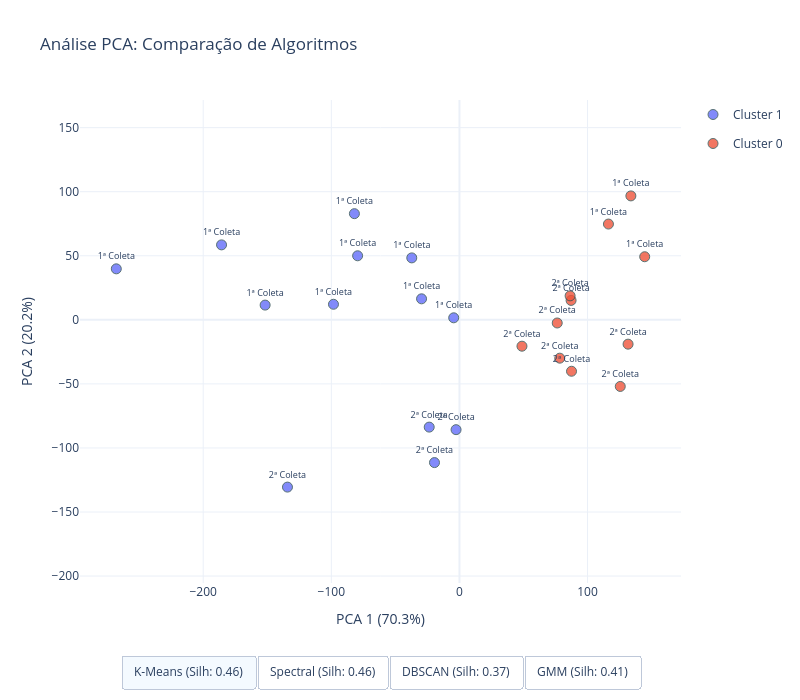

The cell this chart's notebook holds for it:
### Markdown cell above
### [Clustering]

### Code cell
import pandas as pd
import plotly.express as px
import plotly.graph_objects as go
from sklearn.decomposition import PCA
from sklearn.cluster import KMeans, SpectralClustering, DBSCAN
from sklearn.mixture import GaussianMixture
from sklearn.metrics import silhouette_score, adjusted_rand_score

freq_max = 'Todas'
cols_metadados = ['Dia_coleta', 'Abelha', 'IDX_produtor', 'Rodada_coleta']
all_freqs      = [col for col in df.columns if col not in cols_metadados]

if freq_max == 'Todas':
    freq_selected = all_freqs
    file_name = "Todas"
else:
    freq_selected = [
        col for col in all_freqs 
        if freq_min <= float(col) <= freq_max
    ]
    file_name = f"{freq_max}_{freq_min}"

filtered = df[freq_selected].values

redutor = PCA(n_components=2, random_state=42)
data    = redutor.fit_transform(filtered)

n_clusters = 2

kmeans = KMeans(n_clusters=n_clusters, random_state=0, n_init="auto").fit(data)

spectral = SpectralClustering(
    n_clusters=n_clusters, 
    random_state=42, 
    assign_labels='kmeans',
    affinity='nearest_neighbors'
).fit(data)

dbscan = DBSCAN(eps=100, min_samples=5).fit(data) 

gmm = GaussianMixture(n_components=n_clusters, random_state=42).fit(data)
labels_gmm = gmm.predict(data)

sil_km = silhouette_score(data, kmeans.labels_)
sil_sp = silhouette_score(data, spectral.labels_)
sil_gm = silhouette_score(data, labels_gmm)

if len(set(dbscan.labels_)) > 1:
    sil_db = silhouette_score(data, dbscan.labels_)
    db_label = f"DBSCAN (Silh: {sil_db:.2f})"
else:
    db_label = "DBSCAN (Silh: N/A)"

ari_km_prod = adjusted_rand_score(df['IDX_produtor'], kmeans.labels_)
ari_sp_prod = adjusted_rand_score(df['IDX_produtor'], spectral.labels_)
ari_db_prod = adjusted_rand_score(df['IDX_produtor'], dbscan.labels_)
ari_gm_prod = adjusted_rand_score(df['IDX_produtor'], labels_gmm)

ari_km_rod = adjusted_rand_score(df['Rodada_coleta'], kmeans.labels_)
ari_sp_rod = adjusted_rand_score(df['Rodada_coleta'], spectral.labels_)
ari_db_rod = adjusted_rand_score(df['Rodada_coleta'], dbscan.labels_)
ari_gm_rod = adjusted_rand_score(df['Rodada_coleta'], labels_gmm)

ari_km_abelha = adjusted_rand_score(df['Abelha'], kmeans.labels_)
ari_sp_abelha = adjusted_rand_score(df['Abelha'], spectral.labels_)
ari_db_abelha = adjusted_rand_score(df['Abelha'], dbscan.labels_)
ari_gm_abelha = adjusted_rand_score(df['Abelha'], labels_gmm)

print("\n--- Validação Externa: Clusters vs Metadados (Adjusted Rand Index) ---")
print("O ARI varia de -1 a 1. Valores próximos a 1 indicam forte concordância.")
print("Valores próximos a 0 indicam que os clusters foram formados aleatoriamente em relação à variável.\n")

df_ari = pd.DataFrame({
    'Algoritmo': ['KMeans', 'Spectral', 'DBSCAN', 'GMM'],
    'ARI vs Produtor': [ari_km_prod, ari_sp_prod, ari_db_prod, ari_gm_prod],
    'ARI vs Rodada': [ari_km_rod, ari_sp_rod, ari_db_rod, ari_gm_rod],
    'ARI vs Abelha': [ari_km_abelha, ari_sp_abelha, ari_db_abelha, ari_gm_abelha]
})
print(df_ari.round(4).to_markdown(index=False))
print("\n" + "-"*65 + "\n")

df_2D = pd.DataFrame(data=data, columns=['PCA 1', 'PCA 2'])

df_2D['IDX_produtor']  = ('Produtor ' + df['IDX_produtor'].astype(str)).values
df_2D['Rodada_coleta'] = (df['Rodada_coleta'].astype(str) + 'ª Coleta').values
df_2D['Abelha']        = df['Abelha'].values

df_2D['KMeans']   = [f'Cluster {i}' for i in kmeans.labels_]
df_2D['Spectral'] = [f'Cluster {i}' for i in spectral.labels_]
df_2D['DBSCAN']   = [f'Cluster {i}' if i != -1 else 'Ruído' for i in dbscan.labels_]
df_2D['GMM']      = [f'Cluster {i}' for i in labels_gmm]

hover_config = {'PCA 1': False, 'PCA 2': False, 'IDX_produtor': True}

fig_kmeans = px.scatter(df_2D, x='PCA 1', y='PCA 2', color='KMeans', text='Rodada_coleta', hover_name='Abelha', hover_data=hover_config)
fig_spectral = px.scatter(df_2D, x='PCA 1', y='PCA 2', color='Spectral', text='Rodada_coleta', hover_name='Abelha', hover_data=hover_config)
fig_dbscan = px.scatter(df_2D, x='PCA 1', y='PCA 2', color='DBSCAN', text='Rodada_coleta', hover_name='Abelha', hover_data=hover_config)
fig_gmm = px.scatter(df_2D, x='PCA 1', y='PCA 2', color='GMM', text='Rodada_coleta', hover_name='Abelha', hover_data=hover_config)

fig = go.Figure()

for trace in fig_kmeans.data:
    fig.add_trace(trace)

for trace in fig_spectral.data:
    trace.visible = False
    fig.add_trace(trace)

for trace in fig_dbscan.data:
    trace.visible = False
    fig.add_trace(trace)

for trace in fig_gmm.data:
    trace.visible = False
    fig.add_trace(trace)

n_km = len(fig_kmeans.data)
n_sp = len(fig_spectral.data)
n_db = len(fig_dbscan.data)
n_gm = len(fig_gmm.data)

show_km = [True]  * n_km + [False] * n_sp + [False] * n_db + [False] * n_gm
show_sp = [False] * n_km + [True]  * n_sp + [False] * n_db + [False] * n_gm
show_db = [False] * n_km + [False] * n_sp + [True]  * n_db + [False] * n_gm
show_gm = [False] * n_km + [False] * n_sp + [False] * n_db + [True]  * n_gm

my_buttons = [
    dict(label=f"K-Means (Silh: {sil_km:.2f})", method="update", args=[{"visible": show_km}]),
    dict(label=f"Spectral (Silh: {sil_sp:.2f})", method="update", args=[{"visible": show_sp}]),
    dict(label=db_label, method="update", args=[{"visible": show_db}]),
    dict(label=f"GMM (Silh: {sil_gm:.2f})", method="update", args=[{"visible": show_gm}])
]

fig.update_layout(
    title=f'Análise PCA: Comparação de Algoritmos',
    template='plotly_white',
    width=800, 
    height=700,
    xaxis_title=f'PCA 1 ({redutor.explained_variance_ratio_[0]*100:.1f}%)',
    yaxis_title=f'PCA 2 ({redutor.explained_variance_ratio_[1]*100:.1f}%)',
    yaxis=dict(scaleanchor="x", scaleratio=1),
    updatemenus=[
        dict(
            type="buttons",
            direction="right",
            x=0.5,
            y=-0.15,
            xanchor="center",
            yanchor="top",
            showactive=True,
            buttons=my_buttons 
        )
    ]
)

fig.update_traces(
    textposition='top center',
    textfont_size=9, 
    marker=dict(size=10, opacity=0.8, line=dict(width=1, color='DarkSlateGrey'))
)

fig.show()

### Figure 1 — Plotly figure (JSON) as saved in the notebook; plotly's stock layout.template omitted (floating-point values rounded to 4 significant figures)
{"data": [{"customdata": [["Produtor 1"], ["Produtor 2"], ["Produtor 3"], ["Produtor 4"], ["Produtor 5"], ["Produtor 6"], ["Produtor 6"], ["Produtor 3"], ["Produtor 4"], ["Produtor 5"], ["Produtor 3"], ["Produtor 5"], ["Produtor 6"]], "hovertemplate": "<b>%{hovertext}</b><br><br>KMeans=Cluster 1<br>Rodada_coleta=%{text}<br>IDX_produtor=%{customdata[0]}<extra></extra>", "hovertext": ["Jataí", "Jataí", "Jataí", "Jataí", "Jataí", "Jataí", "Jataí", "Mandaçaia", "Mandaçaia", "Mandaçaia", "Mandaçaia", "Mandaçaia", "Mandaçaia"], "legendgroup": "Cluster 1", "marker": {"color": "#636efa", "line": {"color": "DarkSlateGrey", "width": 1}, "opacity": 0.8, "size": 10, "symbol": "circle"}, "mode": "markers+text", "name": "Cluster 1", "orientation": "v", "showlegend": true, "text": ["1ª Coleta", "1ª Coleta", "1ª Coleta", "1ª Coleta", "1ª Coleta", "1ª Coleta", "2ª Coleta", "1ª Coleta", "1ª Coleta", "1ª Coleta", "2ª Coleta", "2ª Coleta", "2ª Coleta"], "textfont": {"size": 9}, "textposition": "top center", "type": "scatter", "x": [-29.58, -79.49, -98.33, -151.7, -267.8, -4.477, -19.48, -37.2, -185.7, -82.0, -23.6, -2.646, -134.2], "xaxis": "x", "y": [16.38, 49.98, 12.14, 11.5, 39.79, 1.574, -111.4, 48.34, 58.5, 82.85, -83.74, -85.74, -130.6], "yaxis": "y"}, {"customdata": [["Produtor 1"], ["Produtor 2"], ["Produtor 3"], ["Produtor 4"], ["Produtor 5"], ["Produtor 1"], ["Produtor 2"], ["Produtor 6"], ["Produtor 1"], ["Produtor 2"], ["Produtor 4"]], "hovertemplate": "<b>%{hovertext}</b><br><br>KMeans=Cluster 0<br>Rodada_coleta=%{text}<br>IDX_produtor=%{customdata[0]}<extra></extra>", "hovertext": ["Jataí", "Jataí", "Jataí", "Jataí", "Jataí", "Mandaçaia", "Mandaçaia", "Mandaçaia", "Mandaçaia", "Mandaçaia", "Mandaçaia"], "legendgroup": "Cluster 0", "marker": {"color": "#EF553B", "line": {"color": "DarkSlateGrey", "width": 1}, "opacity": 0.8, "size": 10, "symbol": "circle"}, "mode": "markers+text", "name": "Cluster 0", "orientation": "v", "showlegend": true, "text": ["2ª Coleta", "2ª Coleta", "2ª Coleta", "2ª Coleta", "2ª Coleta", "1ª Coleta", "1ª Coleta", "1ª Coleta", "2ª Coleta", "2ª Coleta", "2ª Coleta"], "textfont": {"size": 9}, "textposition": "top center", "type": "scatter", "x": [87.14, 78.31, 87.48, 48.8, 125.5, 133.8, 116.3, 144.6, 86.38, 131.6, 76.32], "xaxis": "x", "y": [15.15, -29.94, -40.14, -20.58, -52.0, 96.73, 74.75, 49.24, 18.7, -18.99, -2.471], "yaxis": "y"}, {"customdata": [["Produtor 1"], ["Produtor 2"], ["Produtor 3"], ["Produtor 4"], ["Produtor 5"], ["Produtor 6"], ["Produtor 6"], ["Produtor 3"], ["Produtor 4"], ["Produtor 5"], ["Produtor 3"], ["Produtor 5"], ["Produtor 6"]], "hovertemplate": "<b>%{hovertext}</b><br><br>Spectral=Cluster 1<br>Rodada_coleta=%{text}<br>IDX_produtor=%{customdata[0]}<extra></extra>", "hovertext": ["Jataí", "Jataí", "Jataí", "Jataí", "Jataí", "Jataí", "Jataí", "Mandaçaia", "Mandaçaia", "Mandaçaia", "Mandaçaia", "Mandaçaia", "Mandaçaia"], "legendgroup": "Cluster 1", "marker": {"color": "#636efa", "line": {"color": "DarkSlateGrey", "width": 1}, "opacity": 0.8, "size": 10, "symbol": "circle"}, "mode": "markers+text", "name": "Cluster 1", "orientation": "v", "showlegend": true, "text": ["1ª Coleta", "1ª Coleta", "1ª Coleta", "1ª Coleta", "1ª Coleta", "1ª Coleta", "2ª Coleta", "1ª Coleta", "1ª Coleta", "1ª Coleta", "2ª Coleta", "2ª Coleta", "2ª Coleta"], "textfont": {"size": 9}, "textposition": "top center", "type": "scatter", "visible": false, "x": [-29.58, -79.49, -98.33, -151.7, -267.8, -4.477, -19.48, -37.2, -185.7, -82.0, -23.6, -2.646, -134.2], "xaxis": "x", "y": [16.38, 49.98, 12.14, 11.5, 39.79, 1.574, -111.4, 48.34, 58.5, 82.85, -83.74, -85.74, -130.6], "yaxis": "y"}, {"customdata": [["Produtor 1"], ["Produtor 2"], ["Produtor 3"], ["Produtor 4"], ["Produtor 5"], ["Produtor 1"], ["Produtor 2"], ["Produtor 6"], ["Produtor 1"], ["Produtor 2"], ["Produtor 4"]], "hovertemplate": "<b>%{hovertext}</b><br><br>Spectral=Cluster 0<br>Rodada_coleta=%{text}<br>IDX_produtor=%{customdata[0]}<extra></extra>", "hovertext": ["Jataí", "Jataí", "Jataí", "Jataí", "Jataí", "Mandaçaia", "Mandaçaia", "Mandaçaia", "Mandaçaia", "Mandaçaia", "Mandaçaia"], "legendgroup": "Cluster 0", "marker": {"color": "#EF553B", "line": {"color": "DarkSlateGrey", "width": 1}, "opacity": 0.8, "size": 10, "symbol": "circle"}, "mode": "markers+text", "name": "Cluster 0", "orientation": "v", "showlegend": true, "text": ["2ª Coleta", "2ª Coleta", "2ª Coleta", "2ª Coleta", "2ª Coleta", "1ª Coleta", "1ª Coleta", "1ª Coleta", "2ª Coleta", "2ª Coleta", "2ª Coleta"], "textfont": {"size": 9}, "textposition": "top center", "type": "scatter", "visible": false, "x": [87.14, 78.31, 87.48, 48.8, 125.5, 133.8, 116.3, 144.6, 86.38, 131.6, 76.32], "xaxis": "x", "y": [15.15, -29.94, -40.14, -20.58, -52.0, 96.73, 74.75, 49.24, 18.7, -18.99, -2.471], "yaxis": "y"}, {"customdata": [["Produtor 1"], ["Produtor 2"], ["Produtor 3"], ["Produtor 4"], ["Produtor 6"], ["Produtor 1"], ["Produtor 2"], ["Produtor 3"], ["Produtor 4"], ["Produtor 5"], ["Produtor 6"], ["Produtor 1"], ["Produtor 2"], ["Produtor 3"], ["Produtor 4"], ["Produtor 5"], ["Produtor 6"], ["Produtor 1"], ["Produtor 2"], ["Produtor 3"], ["Produtor 4"], ["Produtor 5"]], "hovertemplate": "<b>%{hovertext}</b><br><br>DBSCAN=Cluster 0<br>Rodada_coleta=%{text}<br>IDX_produtor=%{customdata[0]}<extra></extra>", "hovertext": ["Jataí", "Jataí", "Jataí", "Jataí", "Jataí", "Jataí", "Jataí", "Jataí", "Jataí", "Jataí", "Jataí", "Mandaçaia", "Mandaçaia", "Mandaçaia", "Mandaçaia", "Mandaçaia", "Mandaçaia", "Mandaçaia", "Mandaçaia", "Mandaçaia", "Mandaçaia", "Mandaçaia"], "legendgroup": "Cluster 0", "marker": {"color": "#636efa", "line": {"color": "DarkSlateGrey", "width": 1}, "opacity": 0.8, "size": 10, "symbol": "circle"}, "mode": "markers+text", "name": "Cluster 0", "orientation": "v", "showlegend": true, "text": ["1ª Coleta", "1ª Coleta", "1ª Coleta", "1ª Coleta", "1ª Coleta", "2ª Coleta", "2ª Coleta", "2ª Coleta", "2ª Coleta", "2ª Coleta", "2ª Coleta", "1ª Coleta", "1ª Coleta", "1ª Coleta", "1ª Coleta", "1ª Coleta", "1ª Coleta", "2ª Coleta", "2ª Coleta", "2ª Coleta", "2ª Coleta", "2ª Coleta"], "textfont": {"size": 9}, "textposition": "top center", "type": "scatter", "visible": false, "x": [-29.58, -79.49, -98.33, -151.7, -4.477, 87.14, 78.31, 87.48, 48.8, 125.5, -19.48, 133.8, 116.3, -37.2, -185.7, -82.0, 144.6, 86.38, 131.6, -23.6, 76.32, -2.646], "xaxis": "x", "y": [16.38, 49.98, 12.14, 11.5, 1.574, 15.15, -29.94, -40.14, -20.58, -52.0, -111.4, 96.73, 74.75, 48.34, 58.5, 82.85, 49.24, 18.7, -18.99, -83.74, -2.471, -85.74], "yaxis": "y"}, {"customdata": [["Produtor 5"], ["Produtor 6"]], "hovertemplate": "<b>%{hovertext}</b><br><br>DBSCAN=Ruído<br>Rodada_coleta=%{text}<br>IDX_produtor=%{customdata[0]}<extra></extra>", "hovertext": ["Jataí", "Mandaçaia"], "legendgroup": "Ruído", "marker": {"color": "#EF553B", "line": {"color": "DarkSlateGrey", "width": 1}, "opacity": 0.8, "size": 10, "symbol": "circle"}, "mode": "markers+text", "name": "Ruído", "orientation": "v", "showlegend": true, "text": ["1ª Coleta", "2ª Coleta"], "textfont": {"size": 9}, "textposition": "top center", "type": "scatter", "visible": false, "x": [-267.8, -134.2], "xaxis": "x", "y": [39.79, -130.6], "yaxis": "y"}, {"customdata": [["Produtor 1"], ["Produtor 2"], ["Produtor 3"], ["Produtor 4"], ["Produtor 5"], ["Produtor 6"], ["Produtor 3"], ["Produtor 4"], ["Produtor 5"]], "hovertemplate": "<b>%{hovertext}</b><br><br>GMM=Cluster 1<br>Rodada_coleta=%{text}<br>IDX_produtor=%{customdata[0]}<extra></extra>", "hovertext": ["Jataí", "Jataí", "Jataí", "Jataí", "Jataí", "Jataí", "Mandaçaia", "Mandaçaia", "Mandaçaia"], "legendgroup": "Cluster 1", "marker": {"color": "#636efa", "line": {"color": "DarkSlateGrey", "width": 1}, "opacity": 0.8, "size": 10, "symbol": "circle"}, "mode": "markers+text", "name": "Cluster 1", "orientation": "v", "showlegend": true, "text": ["1ª Coleta", "1ª Coleta", "1ª Coleta", "1ª Coleta", "1ª Coleta", "1ª Coleta", "1ª Coleta", "1ª Coleta", "1ª Coleta"], "textfont": {"size": 9}, "textposition": "top center", "type": "scatter", "visible": false, "x": [-29.58, -79.49, -98.33, -151.7, -267.8, -4.477, -37.2, -185.7, -82.0], "xaxis": "x", "y": [16.38, 49.98, 12.14, 11.5, 39.79, 1.574, 48.34, 58.5, 82.85], "yaxis": "y"}, {"customdata": [["Produtor 1"], ["Produtor 2"], ["Produtor 3"], ["Produtor 4"], ["Produtor 5"], ["Produtor 6"], ["Produtor 1"], ["Produtor 2"], ["Produtor 6"], ["Produtor 1"], ["Produtor 2"], ["Produtor 3"], ["Produtor 4"], ["Produtor 5"], ["Produtor 6"]], "hovertemplate": "<b>%{hovertext}</b><br><br>GMM=Cluster 0<br>Rodada_coleta=%{text}<br>IDX_produtor=%{customdata[0]}<extra></extra>", "hovertext": ["Jataí", "Jataí", "Jataí", "Jataí", "Jataí", "Jataí", "Mandaçaia", "Mandaçaia", "Mandaçaia", "Mandaçaia", "Mandaçaia", "Mandaçaia", "Mandaçaia", "Mandaçaia", "Mandaçaia"], "legendgroup": "Cluster 0", "marker": {"color": "#EF553B", "line": {"color": "DarkSlateGrey", "width": 1}, "opacity": 0.8, "size": 10, "symbol": "circle"}, "mode": "markers+text", "name": "Cluster 0", "orientation": "v", "showlegend": true, "text": ["2ª Coleta", "2ª Coleta", "2ª Coleta", "2ª Coleta", "2ª Coleta", "2ª Coleta", "1ª Coleta", "1ª Coleta", "1ª Coleta", "2ª Coleta", "2ª Coleta", "2ª Coleta", "2ª Coleta", "2ª Coleta", "2ª Coleta"], "textfont": {"size": 9}, "textposition": "top center", "type": "scatter", "visible": false, "x": [87.14, 78.31, 87.48, 48.8, 125.5, -19.48, 133.8, 116.3, 144.6, 86.38, 131.6, -23.6, 76.32, -2.646, -134.2], "xaxis": "x", "y": [15.15, -29.94, -40.14, -20.58, -52.0, -111.4, 96.73, 74.75, 49.24, 18.7, -18.99, -83.74, -2.471, -85.74, -130.6], "yaxis": "y"}], "layout": {"height": 700, "title": {"text": "Análise PCA: Comparação de Algoritmos"}, "updatemenus": [{"buttons": [{"args": [{"visible": [true, true, false, false, false, false, false, false]}], "label": "K-Means (Silh: 0.46)", "method": "update"}, {"args": [{"visible": [false, false, true, true, false, false, false, false]}], "label": "Spectral (Silh: 0.46)", "method": "update"}, {"args": [{"visible": [false, false, false, false, true, true, false, false]}], "label": "DBSCAN (Silh: 0.37)", "method": "update"}, {"args": [{"visible": [false, false, false, false, false, false, true, true]}], "label": "GMM (Silh: 0.41)", "method": "update"}], "direction": "right", "showactive": true, "type": "buttons", "x": 0.5, "xanchor": "center", "y": -0.15, "yanchor": "top"}], "width": 800, "xaxis": {"title": {"text": "PCA 1 (70.3%)"}}, "yaxis": {"scaleanchor": "x", "scaleratio": 1, "title": {"text": "PCA 2 (20.2%)"}}}}
